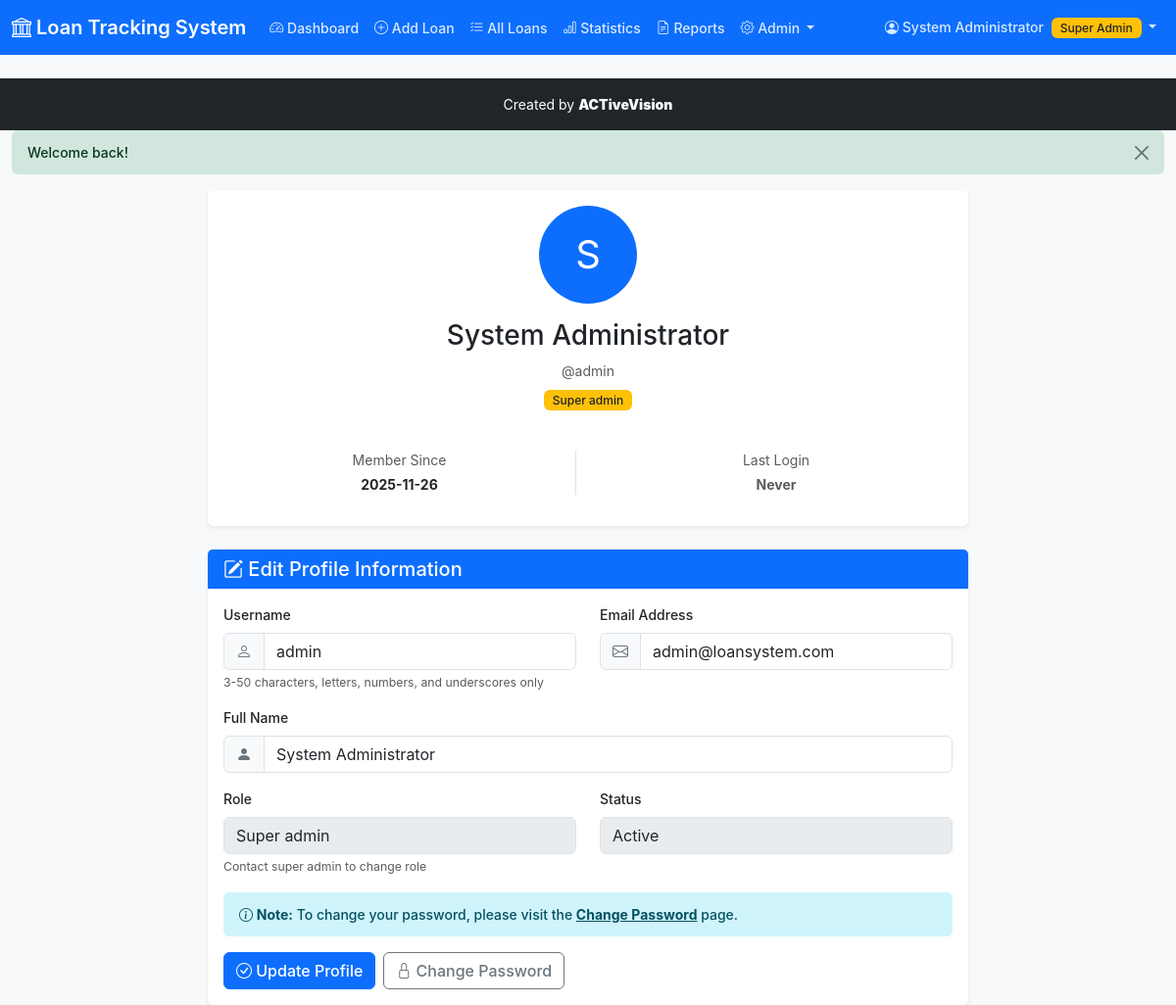
The app's page /profile.php (signed in) with its own data.
### tables this page shows
CREATE TABLE IF NOT EXISTS settings (
    id INT AUTO_INCREMENT PRIMARY KEY,
    setting_key VARCHAR(100) NOT NULL UNIQUE,
    setting_value TEXT NOT NULL,
    description TEXT DEFAULT NULL,
    updated_by INT DEFAULT NULL,
    updated_at TIMESTAMP DEFAULT CURRENT_TIMESTAMP ON UPDATE CURRENT_TIMESTAMP,
    INDEX idx_updated_by (updated_by)
);

CREATE TABLE IF NOT EXISTS users (
    id INT AUTO_INCREMENT PRIMARY KEY,
    username VARCHAR(50) NOT NULL UNIQUE,
    email VARCHAR(100) NOT NULL UNIQUE,
    password_hash VARCHAR(255) NOT NULL,
    full_name VARCHAR(100) NOT NULL,
    role ENUM('super_admin', 'admin') NOT NULL DEFAULT 'admin',
    status ENUM('active', 'inactive') NOT NULL DEFAULT 'active',
    created_by INT DEFAULT NULL,
    created_at TIMESTAMP DEFAULT CURRENT_TIMESTAMP,
    updated_at TIMESTAMP DEFAULT CURRENT_TIMESTAMP ON UPDATE CURRENT_TIMESTAMP,
    last_login TIMESTAMP NULL,
    password_reset_token VARCHAR(255) DEFAULT NULL,
    password_reset_expires TIMESTAMP NULL,
    INDEX idx_created_by (created_by)
);

### includes/database.php (called while the page is built, shortened)
<?php
class Database
{
    private $host;
    private $dbName;
    private $username;
    private $password;
    private $charset;
    private $pdo;
    public function __construct()
    {
        $this->host = DB_HOST;
        $this->dbName = DB_NAME;
        $this->username = DB_USER;
        $this->password = DB_PASS;
        $this->charset = DB_CHARSET;
    }
    public function connect()
    {
        if ($this->pdo === null) {
            $dsn = "mysql:host={$this->host};dbname={$this->dbName};charset={$this->charset}";
            $options = [
                PDO::ATTR_ERRMODE => PDO::ERRMODE_EXCEPTION,
                PDO::ATTR_DEFAULT_FETCH_MODE => PDO::FETCH_ASSOC,
                PDO::ATTR_EMULATE_PREPARES => false,
                PDO::MYSQL_ATTR_INIT_COMMAND => "SET NAMES {$this->charset}",
                PDO::ATTR_PERSISTENT => false
            ];
            try {
                $this->pdo = new PDO($dsn, $this->username, $this->password, $options);
            } catch (PDOException $e) {
                error_log("Database connection error: " . $e->getMessage());
                throw new Exception("Connection failed. Please try again later.");
            }
        }
        return $this->pdo;
    }
    public function query($sql, $params = [])
    {
        try {
            $stmt = $this->connect()->prepare($sql);
            $stmt->execute($params);
            return $stmt;
        } catch (PDOException $e) {
            error_log("Database query error: " . $e->getMessage());
            throw new Exception("Database operation failed. Please try again.");
        }
    }
    public function fetch($sql, $params = [])
    {
        return $this->query($sql, $params)->fetch();
    }
}
$db = new Database();

### includes/app.php (called while the page is built, shortened)
<?php
require_once 'config.php';
require_once 'security.php';
require_once 'database.php';
require_once 'auth.php';
function getSetting($key, $default = '') {
    global $db;
    try {
        $setting = $db->fetch(
            "SELECT setting_value FROM settings WHERE setting_key = ?",
            [$key]
        );
        return $setting ? $setting['setting_value'] : $default;
    } catch (Exception $e) {
        return $default;
    }
}
function formatDate($date, $format = null) {
    if (!$format) {
        $format = getSetting('date_format', 'Y-m-d');
    }
    if (is_string($date)) {
        $date = new DateTime($date);
    }
    return $date->format($format);
}
function getFlashMessage() {
    if (isset($_SESSION['flash_message'])) {
        $message = [
            'message' => $_SESSION['flash_message'],
            'type' => $_SESSION['flash_type'] ?? 'info'
        ];
        return $message;
    }
    return null;
}
?>

### includes/security.php (called while the page is built, shortened)
<?php
function isLoggedIn() {
    return isset($_SESSION['user_id']) && !empty($_SESSION['user_id']);
}
function hasRole($role) {
    return isset($_SESSION['user_role']) && $_SESSION['user_role'] === $role;
}
function isSuperAdmin() {
    return hasRole('super_admin');
}
function getCurrentUser() {
    return [
        'id' => $_SESSION['user_id'],
        'username' => $_SESSION['username'],
        'full_name' => $_SESSION['full_name'],
        'role' => $_SESSION['user_role'],
        'email' => $_SESSION['email'] ?? ''
    ];
}
?>

### profile.php (the view, shortened to what this page needs)
<?php
require_once 'includes/app.php';
$currentUser = getCurrentUser();
$userDetails = $db->fetch(
    "SELECT * FROM users WHERE id = ?",
    [$currentUser['id']]
);
$flash = getFlashMessage();
?>
<!DOCTYPE html>
<html lang="en">
<head>
    <link href="https://cdn.jsdelivr.net/npm/bootstrap@5.3.0/dist/css/bootstrap.min.css" rel="stylesheet">
    <link href="https://cdn.jsdelivr.net/npm/bootstrap-icons@1.10.5/font/bootstrap-icons.css" rel="stylesheet">
    <link href="css/style.css" rel="stylesheet">
</head>
<body>
    <?php include 'includes/navigation.php'; ?>
    <div class="container-fluid">
        <?php if ($flash): ?>
            <div class="alert alert-<?php echo $flash['type'] === 'error' ? 'danger' : $flash['type']; ?> alert-dismissible fade show" role="alert">
                <?php echo htmlspecialchars($flash['message']); ?>
                <button type="button" class="btn-close" data-bs-dismiss="alert"></button>
            </div>
        <?php endif; ?>
        <div class="row">
            <div class="col-lg-8 mx-auto">
                <div class="card mb-4">
                    <div class="card-body text-center">
                        <div class="avatar-lg bg-primary text-white rounded-circle d-inline-flex align-items-center justify-content-center mb-3" style="width: 100px; height: 100px; font-size: 2.5rem;">
                            <?php echo strtoupper(substr($userDetails['full_name'], 0, 1)); ?>
                        </div>
                        <h3><?php echo htmlspecialchars($userDetails['full_name']); ?></h3>
                        <p class="text-muted mb-2">@<?php echo htmlspecialchars($userDetails['username']); ?></p>
                        <span class="badge bg-<?php echo $userDetails['role'] === 'super_admin' ? 'warning text-dark' : 'info'; ?> mb-3">
                            <?php echo ucfirst(str_replace('_', ' ', $userDetails['role'])); ?>
                        </span>
                        <div class="row text-center mt-4">
                            <div class="col-md-6">
                                <div class="border-end">
                                    <p class="text-muted mb-1">Member Since</p>
                                    <p class="fw-bold"><?php echo formatDate($userDetails['created_at']); ?></p>
                                </div>
                            </div>
                            <div class="col-md-6">
                                <p class="text-muted mb-1">Last Login</p>
                                <p class="fw-bold">
                                    <?php if ($userDetails['last_login']): ?>
                                        <?php echo formatDate($userDetails['last_login']); ?>
                                    <?php else: ?>
                                        <span class="text-muted">Never</span>
                                    <?php endif; ?>
                                </p>
                            </div>
                        </div>
                    </div>
                </div>
                <div class="card">
                    <div class="card-header bg-primary text-white">
                        <h5 class="mb-0">
                            <i class="bi bi-pencil-square"></i>
                            Edit Profile Information
                        </h5>
                    </div>
                    <div class="card-body">
                        <form method="POST" action="">
                            <div class="row">
                                <div class="col-md-6 mb-3">
                                    <label for="username" class="form-label">Username</label>
                                    <div class="input-group">
                                        <span class="input-group-text">
                                            <i class="bi bi-person"></i>
                                        </span>
                                        <input type="text" class="form-control" id="username" name="username"
                                               value="<?php echo htmlspecialchars($userDetails['username']); ?>"
                                               required pattern="[a-zA-Z0-9_]{3,50}">
                                    </div>
                                    <div class="form-text">3-50 characters, letters, numbers, and underscores only</div>
                                </div>
                                <div class="col-md-6 mb-3">
                                    <label for="email" class="form-label">Email Address</label>
                                    <div class="input-group">
                                        <span class="input-group-text">
                                            <i class="bi bi-envelope"></i>
                                        </span>
                                        <input type="email" class="form-control" id="email" name="email"
                                               value="<?php echo htmlspecialchars($userDetails['email']); ?>" required>
                                    </div>
                                </div>
                            </div>
                            <div class="mb-3">
                                <label for="full_name" class="form-label">Full Name</label>
                                <div class="input-group">
                                    <span class="input-group-text">
                                        <i class="bi bi-person-fill"></i>
                                    </span>
                                    <input type="text" class="form-control" id="full_name" name="full_name"
                                           value="<?php echo htmlspecialchars($userDetails['full_name']); ?>" required>
                                </div>
                            </div>
                            <div class="row mb-3">
                                <div class="col-md-6">
                                    <label class="form-label">Role</label>
                                    <input type="text" class="form-control"
                                           value="<?php echo ucfirst(str_replace('_', ' ', $userDetails['role'])); ?>"
                                           disabled readonly>
                                    <div class="form-text">Contact super admin to change role</div>
                                </div>
                                <div class="col-md-6">
                                    <label class="form-label">Status</label>
                                    <input type="text" class="form-control"
                                           value="<?php echo ucfirst($userDetails['status']); ?>"
                                           disabled readonly>
                                </div>
                            </div>
                            <div class="alert alert-info">
                                <i class="bi bi-info-circle"></i>
                                <strong>Note:</strong> To change your password, please visit the <a href="change-password.php" class="alert-link">Change Password</a> page.
                            </div>
                            <div class="d-flex gap-2">
                                <button type="submit" name="update_profile" class="btn btn-primary">
                                    <i class="bi bi-check-circle"></i>
                                    Update Profile
                                </button>
                                <a href="change-password.php" class="btn btn-outline-secondary">
                                    <i class="bi bi-lock"></i>
                                    Change Password
                                </a>
                            </div>
                        </form>
                    </div>
                </div>
            </div>
        </div>
    </div>
</body>
</html>

### includes/navigation.php (shortened to what this page needs)
<?php
$currentPage = basename($_SERVER['PHP_SELF'], '.php');
$user = getCurrentUser();
?>
<nav class="navbar navbar-expand-lg navbar-dark bg-primary mb-4">
    <div class="container-fluid">
        <a class="navbar-brand" href="dashboard.php">
            <i class="bi bi-bank"></i>
            <?php echo getSetting('site_name', 'Loan Tracker'); ?>
        </a>
        <div class="collapse navbar-collapse" id="navbarNav">
            <ul class="navbar-nav me-auto">
                <li class="nav-item">
                    <a class="nav-link <?php echo $currentPage === 'dashboard' ? 'active' : ''; ?>"
                        href="dashboard.php">
                        <i class="bi bi-speedometer2"></i>
                        Dashboard
                    </a>
                </li>
                <li class="nav-item">
                    <a class="nav-link <?php echo $currentPage === 'add-loan' ? 'active' : ''; ?>"
                        href="add-loan.php">
                        <i class="bi bi-plus-circle"></i>
                        Add Loan
                    </a>
                </li>
                <li class="nav-item">
                    <a class="nav-link <?php echo $currentPage === 'loans' ? 'active' : ''; ?>"
                        href="loans.php">
                        <i class="bi bi-list-check"></i>
                        All Loans
                    </a>
                </li>
                <li class="nav-item">
                    <a class="nav-link <?php echo $currentPage === 'statistics' ? 'active' : ''; ?>"
                        href="statistics.php">
                        <i class="bi bi-bar-chart"></i>
                        Statistics
                    </a>
                </li>
                <li class="nav-item">
                    <a class="nav-link <?php echo $currentPage === 'reports' ? 'active' : ''; ?>"
                        href="reports.php">
                        <i class="bi bi-file-earmark-text"></i>
                        Reports
                    </a>
                </li>
                <?php if (isSuperAdmin()): ?>
                    <li class="nav-item dropdown">
                        <a class="nav-link dropdown-toggle <?php echo in_array($currentPage, ['users', 'settings']) ? 'active' : ''; ?>"
                            href="#" id="adminDropdown" role="button" data-bs-toggle="dropdown">
                            <i class="bi bi-gear"></i>
                            Admin
                        </a>
                    </li>
                <?php endif; ?>
            </ul>
            <ul class="navbar-nav">
                <li class="nav-item dropdown">
                    <a class="nav-link dropdown-toggle" href="#" id="userDropdown" role="button" data-bs-toggle="dropdown">
                        <i class="bi bi-person-circle"></i>
                        <?php echo htmlspecialchars($user['full_name'] ?? 'User'); ?>
                        <?php if (isSuperAdmin()): ?>
                            <span class="badge bg-warning text-dark ms-1">Super Admin</span>
                        <?php elseif ($user['role'] === 'admin'): ?>
                            <span class="badge bg-info ms-1">Admin</span>
                        <?php endif; ?>
                    </a>
                </li>
            </ul>
        </div>
    </div>
</nav>
<footer class="bg-dark text-white py-3 mt-auto">
    <div class="container-fluid">
        <div class="row">
            <div class="col-12 text-center">
                <p class="mb-0">
                    Created by <a href="https://activevision.42web.io/?i=1" target="_blank" class="text-white fw-bold text-decoration-none"><strong>ACTiveVision</strong></a>
                </p>
            </div>
        </div>
    </div>
</footer>

### records on screen
settings: setting_value "Loan Tracking System"
users: full_name "System Administrator", full_name "S", username "admin", role "Super admin", created_at.setting_value "2025-11-26", email "admin@loansystem.com", status "Active"

### other values on screen
$flash['message'] "Welcome back!"
